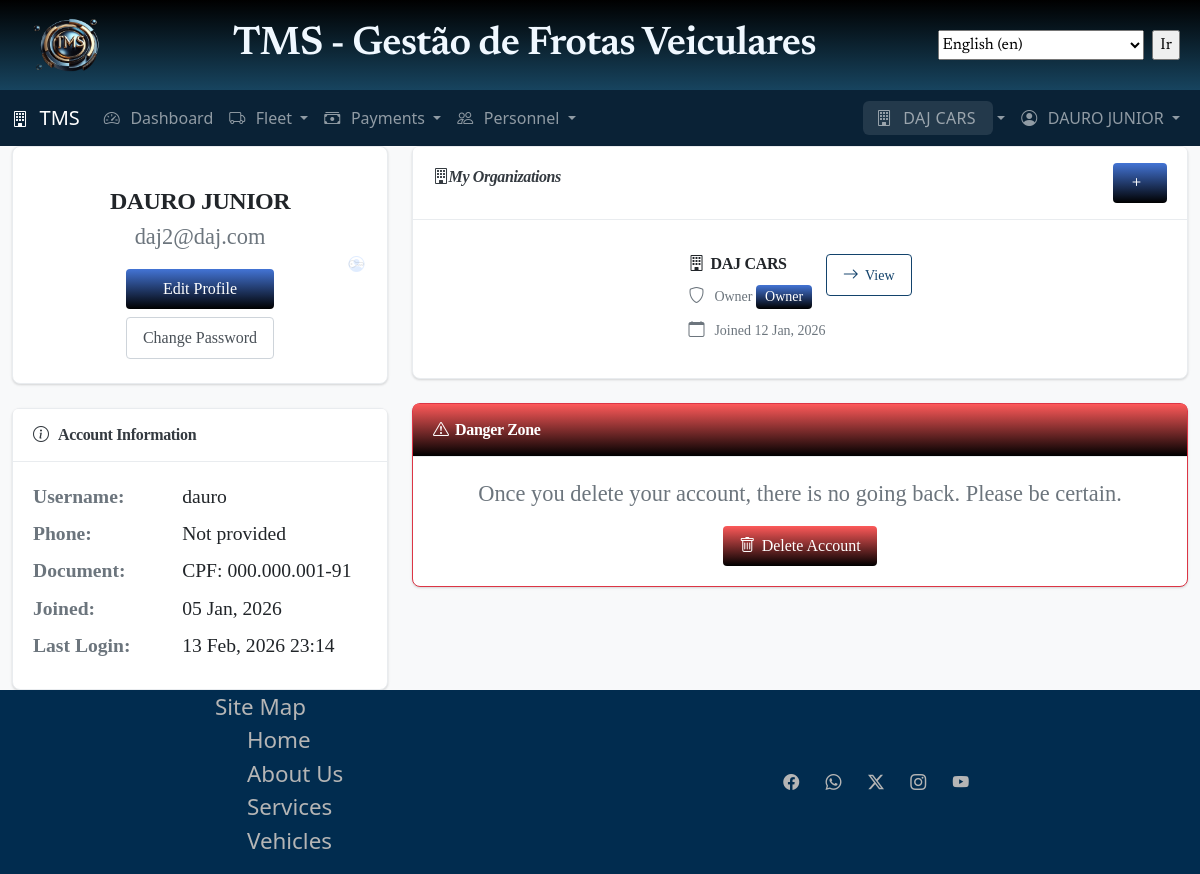
/accounts/profile/ (signed in), run on an earlier commit of the app's database.
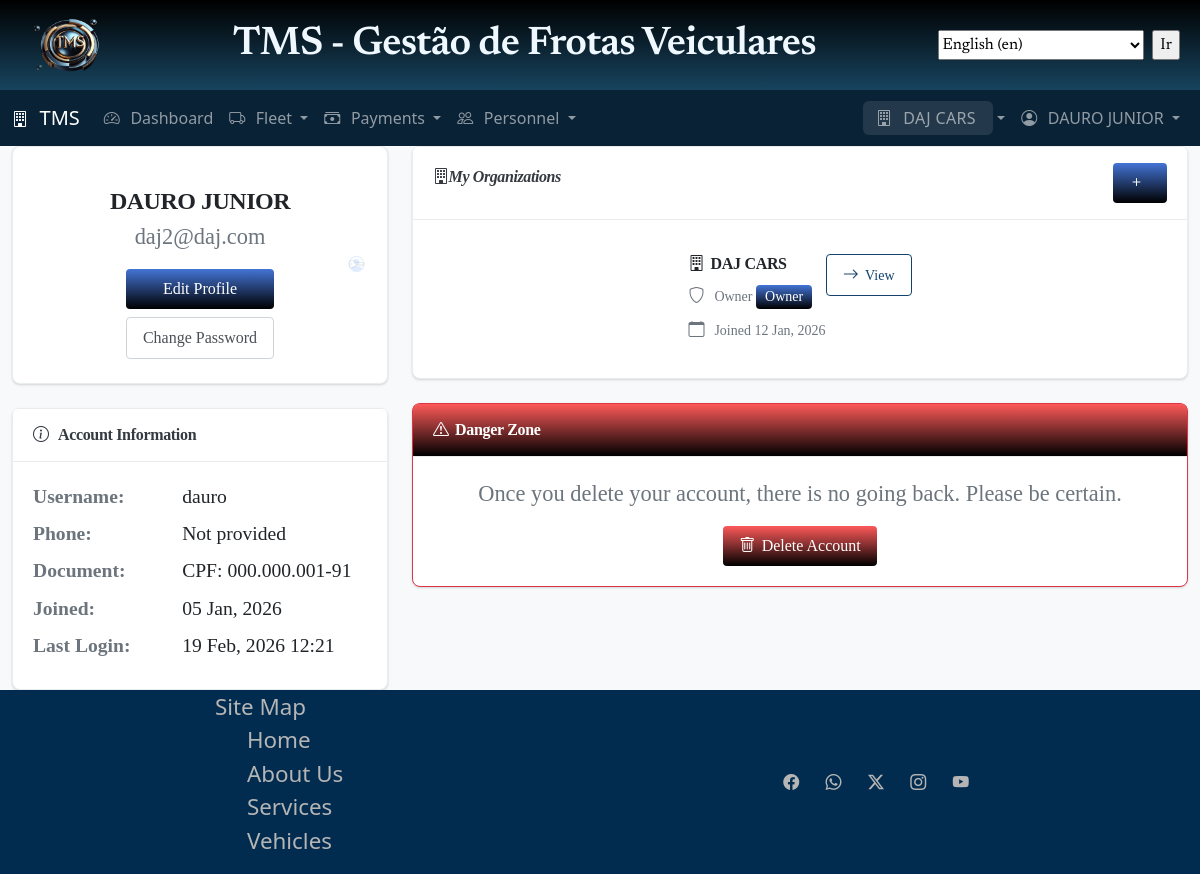
And on a later commit of the database.
### accounts/models.py (models this page shows, shortened)
class CustomUser(AbstractUser):
    id = models.UUIDField(primary_key=True, default=uuid.uuid4, editable=False)
    current_tenant = models.ForeignKey(
        'tenants.Tenant',
        on_delete=models.SET_NULL,
        null=True,
        blank=True,
        related_name='current_users',
        help_text=_('Currently active tenant for this user')
    )
    phone = models.CharField(max_length=20, blank=True, null=True)
    document_number = models.CharField(
        max_length=30,
        blank=True,
        null=True,
        help_text=_('Unique identifier like SSN or Tax ID, CPF or CNPJ')
    )
    document_type = models.CharField(
        max_length=6,
        blank=True,
        null=True,
        choices=[
            ('SSN', 'SSN'),
            ('TAXID', 'Tax ID'),
            ('CPF', 'CPF'),
            ('CNPJ', 'CNPJ')
        ],
        default='CPF'
    )
    last_login_tenant = models.ForeignKey(
        'tenants.Tenant',
        on_delete=models.SET_NULL,
        blank=True,
        null=True,
        related_name='last_login_users',
    )
    created_at = models.DateTimeField(auto_now_add=True)
    updated_at = models.DateTimeField(auto_now=True)
    class Meta:
        db_table = 'users'
        indexes = [
            models.Index(fields=['email']),
            models.Index(fields=['document_number'])
        ]
    def get_tenants(self):
        return Tenant.objects.filter(
            members__user=self,
            members__is_active=True,
            is_active=True
        ).distinct()
    def has_tenant_permission(self, tenant, permission=None):
        if self.is_superuser:
            return True
        try:
            membership = self.tenant_memberships.get(tenant=tenant, is_active=True)
            if permission:
                return permission in membership.get_permissions()
            return True
        except TenantUser.DoesNotExist:
            return False

### accounts/views.py (the view)
# urls.py: path('profile/', views.ProfileView.as_view(), name='profile'),
class ProfileView(LoginRequiredMixin, DetailView):
    model = CustomUser
    template_name = "accounts/profile.html"
    context_object_name = "user_profile"
    def get_object(self, queryset=None):
        return self.request.user
    def get_context_data(self, **kwargs):
        context = super().get_context_data(**kwargs)
        user = self.get_object()
        context["tenants"] = user.get_tenants()
        context["memberships"] = (
            user.tenant_memberships.filter(is_active=True)
            .select_related("tenant")
            .order_by("-joined_at")
        )
        return context

### core/context_processors.py (called while the page is built)
def payment_stats(request):
    if not request.user.is_authenticated:
        return {}
    if not hasattr(request, "tenant"):
        return {}
    from fleet.models import WorkdayApproval, PaymentOrder
    pending_approvals = WorkdayApproval.objects.filter(
        tenant=request.tenant, status="pending"
    ).count()
    pending_payments = PaymentOrder.objects.filter(
        tenant=request.tenant, status="pending"
    ).count()
    approved_payments = PaymentOrder.objects.filter(
        tenant=request.tenant, status="approved"
    ).count()
    return {
        "pending_approvals_count": pending_approvals,
        "pending_payments_count": pending_payments,
        "approved_payments_count": approved_payments,
    }

### core/models.py (called while the page is built)
    def get_queryset(self):
        queryset = super().get_queryset()
        from tenants.middleware import get_current_tenant
        tenant = get_current_tenant()
        if tenant:
            return queryset.filter(tenant=tenant)
        return queryset

### templates/accounts/profile.html (shortened to what the changed rows need)
{% extends 'base.html' %}
{% load static i18n l10n %}
{% block content %}
<div class="container">
  <div class="row">
    <div class="col-lg-4">
      <div class="card shadow-sm mb-4">
        <div class="card-body text-center p-4">
          <div class="mb-3">
            <i class="bi bi-person-circle display-1 text-primary"></i>
          </div>
          <h4 class="mb-1">
            {{ user_profile.get_full_name|default:user_profile.username }}
          </h4>
          <p class="text-muted mb-3">{{ user_profile.email }}</p>
          <div class="d-grid gap-2">
            <a href="{% url 'accounts:profile_edit' %}" class="btn btn-primary"
              style="background: linear-gradient(to bottom, #4374d5,black);">
            </a>
            <a href="{% url 'accounts:password_change' %}" class="btn btn-outline-secondary">
            </a>
          </div>
        </div>
      </div>
      <div class="card shadow-sm">
        <div class="card-body">
          <dl class="row mb-0">
            <dt class="col-sm-5 text-muted small">{% translate 'Username' %}:</dt>
            <dd class="col-sm-7 small">{{ user_profile.username }}</dd>
            <dt class="col-sm-5 text-muted small">{% translate 'Phone' %}:</dt>
            <dd class="col-sm-7 small">{{ user_profile.phone|default:"Not provided" }}</dd>
            <dt class="col-sm-5 text-muted small">{% translate 'Document' %}:</dt>
            <dd class="col-sm-7 small">
              {% if user_profile.document_number %}
              {{ user_profile.get_document_type_display }}: {{ user_profile.document_number}}
              {% else %}
              {% translate 'Not provided' %}
              {% endif %}
            </dd>
            <dt class="col-sm-5 text-muted small">{% translate 'Joined' %}:</dt>
            <dd class="col-sm-7 small">
              {{ user_profile.date_joined|date:"d M, Y" }}
            </dd>
            <dt class="col-sm-5 text-muted small">{% translate 'Last Login' %}:</dt>
            <dd class="col-sm-7 small">
              {% if user_profile.last_login %}
              {{ user_profile.last_login|date:"d M, Y H:i" }}
              {% else %}
              {% translate 'Never' %}
              {% endif %}
            </dd>
          </dl>
        </div>
      </div>
    </div>
  </div>
</div>
{% endblock %}

### templates/components/_navbar.html (shortened to what this page needs)
{% load static i18n l10n %}
<link rel="stylesheet" href="{% static 'css/navbar.css' %}">
<nav class="navbar navbar-expand-lg navbar-dark" style="background: color-mix(in srgb, black 50%, #13436c 50%)">
  <div class="container">
    <a class="navbar-brand" href="{% url 'home' %}">
      <i class="bi bi-building"></i> TMS
    </a>
    <div class="collapse navbar-collapse" id="navbarNav">
      <ul class="navbar-nav me-auto">
        {% if user.is_authenticated %}
        <li class="nav-item">
          <a class="nav-link" href="{% url 'dashboard' %}">
            <i class="bi bi-speedometer2"></i> {% translate 'Dashboard' %}
          </a>
        </li>
        {% if current_tenant %}
        <li class="nav-item dropdown">
          <a class="nav-link dropdown-toggle" href="#" role="button" data-bs-toggle="dropdown">
            <i class="bi bi-truck"></i> {% translate 'Fleet' %}
          </a>
        </li>
        <li class="nav-item dropdown">
          <a class="nav-link dropdown-toggle" href="#" id="paymentsDropdown" role="button" data-bs-toggle="dropdown"
            aria-expanded="false">
            <i class="bi bi-cash-stack"></i> {% translate "Payments" %}
          </a>
        </li>
        <li class="nav-item dropdown">
          <a class="nav-link dropdown-toggle" href="#" role="button" data-bs-toggle="dropdown">
            <i class="bi bi-people"></i> {% translate 'Personnel' %}
          </a>
        </li>
        {% endif %}
        {% endif %}
      </ul>
      <ul class="navbar-nav">
        {% if user.is_authenticated %}
        {% if current_tenant %}
        <li class="nav-item dropdown">
          <a class="nav-link dropdown-toggle" href="#" role="button" data-bs-toggle="dropdown">
            <span class="tenant-badge">
              <i class="bi bi-building"></i> {{ current_tenant.name }}
            </span>
          </a>
        </li>
        {% else %}
        <li class="nav-item">
          <a class="nav-link" href="{% url 'tenants:select' %}">
            <i class="bi bi-building"></i> {% translate 'Select Tenant' %}
          </a>
        </li>
        {% endif %}
        <li class="nav-item dropdown">
          <a class="nav-link dropdown-toggle" href="#" role="button" data-bs-toggle="dropdown">
            <i class="bi bi-person-circle"></i> {{ user.get_full_name|default:user.username }}
          </a>
        </li>
        {% endif %}
      </ul>
    </div>
  </div>
</nav>

What changed in the data, as far as the page shows it:
changed CustomUser "DAURO JUNIOR": last_login "13 Feb, 2026 23:14" → "19 Feb, 2026 12:21"
